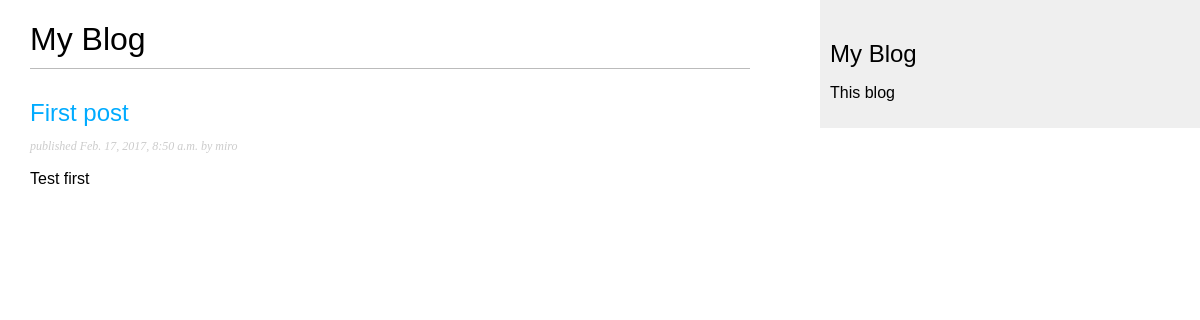
/blog/, run on an earlier commit of the app's database.
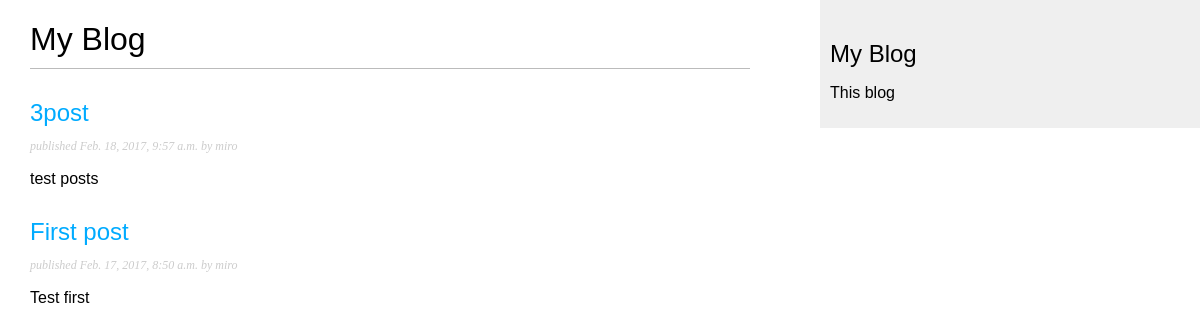
And on a later commit of the database.
### blog/models.py (models this page shows, shortened)
class Post(models.Model):
    STATUS_CHOICES =(
        ('draft','Draft'),
        ('published','Published'),
    )
    title = models.CharField(max_length=250)
    slug = models.SlugField(max_length=250, unique_for_date='publish')
    author = models.ForeignKey(User,related_name='blog_posts')
    body = models.TextField()
    publish = models.DateTimeField(default=timezone.now)
    created =models.DateTimeField(auto_now=True)
    updated = models.DateTimeField(auto_now_add=True)
    status = models.CharField(max_length=10,choices=STATUS_CHOICES,default='draft')
    object = models.Manager() #default Manager
    published = PublishedManager() #custom
    class Meta:
        ordering=('-publish',)
    def get_absolute_url(self):
        return reverse('blog:post_detail',args=[self.publish.year,
                                                    self.publish.strftime('%m'),
                                                    self.publish.strftime('%d'),
                                                    self.slug])

### blog/views.py (the view)
class PostListView(ListView):
    queryset = Post.published.all()
    context_object_name = 'posts'
    paginate_by = 5
    template_name = 'blog/post/list.html'

### blog/templates/blog/post/list.html (shortened to what this page needs)
{% extends "blog/base.html" %}
{% block content%}
<h1>My Blog</h1>
    {% for post in posts %}
        <h2>
        <a href="{{post.get_absolute_url}}">
            {{post.title}}
        </a>
        </h2>
    <p class="date">
        published {{post.publish}} by {{post.author}}
    </p>
    {{post.body | truncatewords:30|linebreaks }}
    {% endfor %}
{% endblock %}

### blog/templates/blog/base.html (shortened to what this page needs)
{% load staticfiles %}
<!DOCTYPE html>
<html>
    <head>
        <link rel="stylesheet" href="{% static "css/blog.css" %}">
    </head>
    <body>
        <div class="" id="content">
            {% block content%}
            {% endblock%}
        </div>
        <div id="sidebar">
            <h2>My Blog</h2>
            <p>This blog</p>
        </div>
    </body>
</html>

### static/css/blog.css (style rules this page uses)
body { margin:0; padding:0; font-family:helvetica, sans-serif; }
a { color:#00abff; text-decoration:none; }
h1 { font-weight:normal; border-bottom:1px solid #bbb; padding:0 0 10px 0; }
h2 { font-weight:normal; margin:30px 0 0; }
#content { float:left; width:60%; padding:0 0 0 30px; }
#sidebar { float:right; width:30%; padding:10px; background:#efefef; height:100%; }
p.date { color:#ccc; font-family: georgia, serif; font-size: 12px; font-style: italic; }

What changed in the data, as far as the page shows it:
added Post: title "3post", publish "Feb. 18, 2017, 9:57 a.m.", author "miro", body "test posts"
